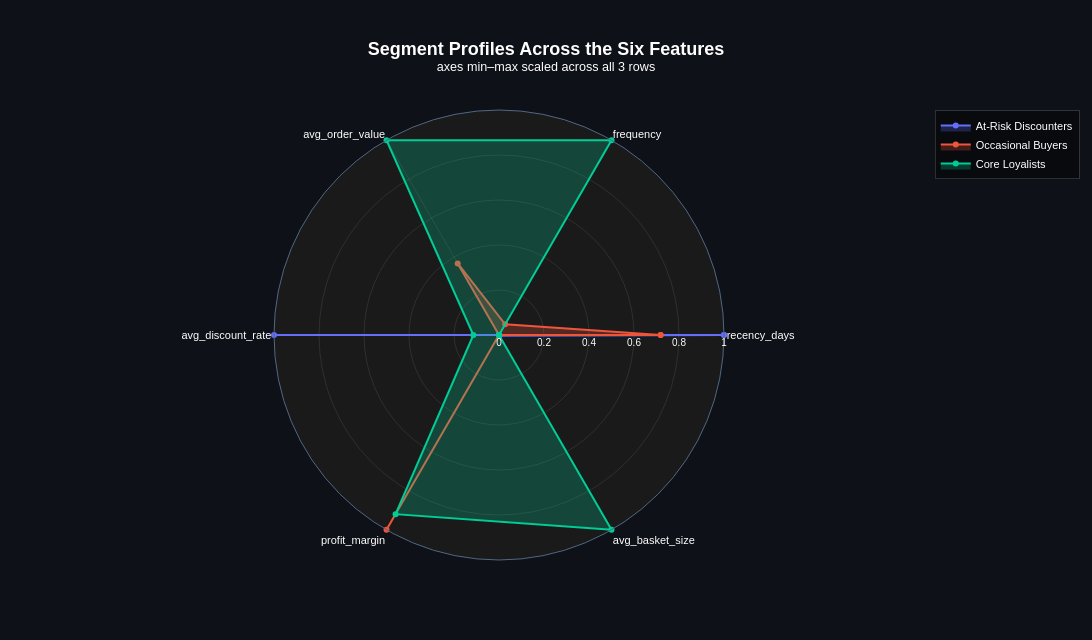

This figure's notebook cell:
### Code cell
cp.radar_plot(
    customers, category_col="segment_name", value_cols=raw_feature_cols,
    title="Segment Profiles Across the Six Features",
)

### Figure 1 — Plotly figure (JSON) as saved in the notebook; plotly's stock layout.template omitted (floating-point values rounded to 4 significant figures)
{"data": [{"customdata": [182.7, 5.551, 205.4, 0.3244, -0.3885, 4.317, 182.7], "fill": "toself", "fillcolor": "rgba(99,110,250,0.25)", "hovertemplate": "%{theta}: %{customdata:.3g}<extra>%{fullData.name}</extra>", "line": {"color": "#636EFA", "width": 2}, "marker": {"color": "#636EFA", "size": 6}, "mode": "lines+markers", "name": "At-Risk Discounters", "r": [1.0, 0.0, 0.0, 1.0, 0.0, 0.003564, 1.0], "theta": ["recency_days", "frequency", "avg_order_value", "avg_discount_rate", "profit_margin", "avg_basket_size", "recency_days"], "type": "scatterpolar"}, {"customdata": [139.8, 6.583, 329.4, 0.1148, 0.1626, 4.305, 139.8], "fill": "toself", "fillcolor": "rgba(239,85,59,0.25)", "hovertemplate": "%{theta}: %{customdata:.3g}<extra>%{fullData.name}</extra>", "line": {"color": "#EF553B", "width": 2}, "marker": {"color": "#EF553B", "size": 6}, "mode": "lines+markers", "name": "Occasional Buyers", "r": [0.7184, 0.05491, 0.3672, 0.0, 1.0, 0.0, 0.7184], "theta": ["recency_days", "frequency", "avg_order_value", "avg_discount_rate", "profit_margin", "avg_basket_size", "recency_days"], "type": "scatterpolar"}, {"customdata": [30.44, 24.35, 543.1, 0.1387, 0.1181, 7.56, 30.44], "fill": "toself", "fillcolor": "rgba(0,204,150,0.25)", "hovertemplate": "%{theta}: %{customdata:.3g}<extra>%{fullData.name}</extra>", "line": {"color": "#00CC96", "width": 2}, "marker": {"color": "#00CC96", "size": 6}, "mode": "lines+markers", "name": "Core Loyalists", "r": [0.0, 1.0, 1.0, 0.1139, 0.9193, 1.0, 0.0], "theta": ["recency_days", "frequency", "avg_order_value", "avg_discount_rate", "profit_margin", "avg_basket_size", "recency_days"], "type": "scatterpolar"}], "layout": {"font": {"color": "white", "family": "Arial"}, "height": 640, "legend": {"bgcolor": "rgba(0,0,0,0.4)", "bordercolor": "rgba(255,255,255,0.15)", "borderwidth": 1, "font": {"color": "white", "size": 11}}, "margin": {"b": 80, "l": 80, "r": 80, "t": 110}, "paper_bgcolor": "#0e1117", "plot_bgcolor": "#1a1a1a", "polar": {"angularaxis": {"gridcolor": "rgba(128,128,128,0.2)", "tickfont": {"color": "white", "size": 11}}, "bgcolor": "#1a1a1a", "radialaxis": {"gridcolor": "rgba(128,128,128,0.2)", "range": [0, 1], "showline": false, "tickfont": {"color": "white", "size": 10}}}, "title": {"font": {"color": "white", "family": "Arial", "size": 18}, "text": "<b>Segment Profiles Across the Six Features</b><br><sup>axes min–max scaled across all 3 rows</sup>", "x": 0.5, "xanchor": "center"}, "width": 1400}}
